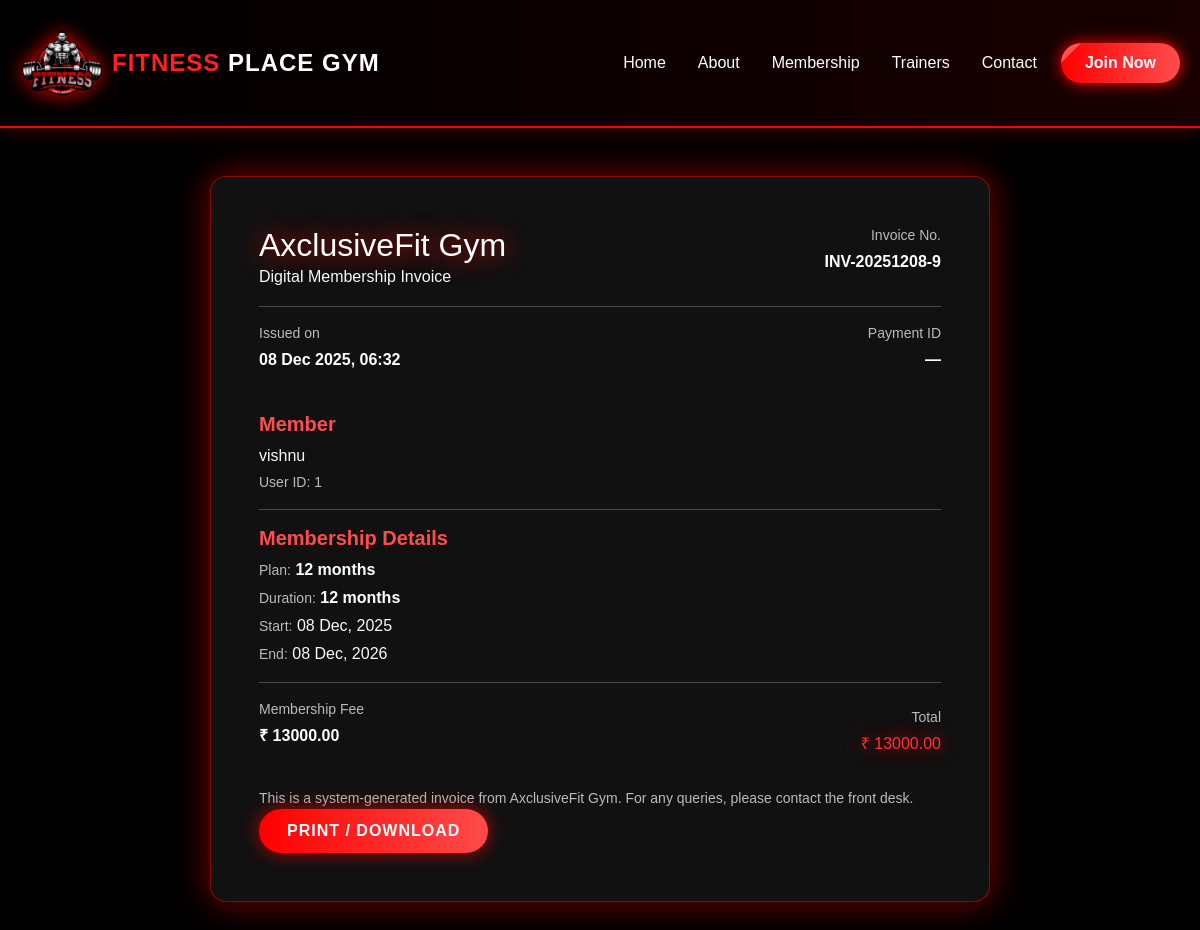
The page /invoice/9/ (signed in) on the database its author committed.
### fitness/models.py (models this page shows, shortened)
class Invoice(models.Model):
    membership = models.OneToOneField('Membership', on_delete=models.CASCADE)
    user = models.ForeignKey(settings.AUTH_USER_MODEL, on_delete=models.CASCADE)
    invoice_number = models.CharField(max_length=50, unique=True)
    amount = models.DecimalField(max_digits=8, decimal_places=2)
    razorpay_payment_id = models.CharField(max_length=100, blank=True, null=True)
    created_at = models.DateTimeField(auto_now_add=True)

class Membership(models.Model):
    STATUS_CHOICES = [
        ('pending', 'Pending'),
        ('active', 'Active'),
        ('expired', 'Expired'),
        ('cancelled', 'Cancelled'),
    ]
    user = models.ForeignKey(settings.AUTH_USER_MODEL, on_delete=models.CASCADE)
    plan = models.ForeignKey(Plan, on_delete=models.PROTECT)
    order_id = models.CharField(max_length=200, blank=True, null=True)
    payment_id = models.CharField(max_length=200, blank=True, null=True)
    status = models.CharField(max_length=20, choices=STATUS_CHOICES, default='pending')
    start_date = models.DateField(blank=True, null=True)
    end_date = models.DateField(blank=True, null=True)
    created_at = models.DateTimeField(auto_now_add=True)

class Plan(models.Model):
    name = models.CharField(max_length=100)
    price = models.IntegerField()
    duration = models.IntegerField(help_text="Duration in months")

### fitness/views.py (the view)
# urls.py: path("invoice/<int:membership_id>/", views.generate_invoice, name="generate_invoice"),
@login_required
def generate_invoice(request, membership_id):
    membership = get_object_or_404(Membership, id=membership_id, user=request.user)
    date_str = timezone.now().strftime("%Y%m%d")
    invoice_no = f"INV-{date_str}-{membership.id}"
    invoice, created = Invoice.objects.get_or_create(
        membership=membership,
        defaults={
            "user": request.user,
            "amount": membership.plan.price,
            "invoice_number": invoice_no,
        }
    )
    return render(request, "invoice.html", {"invoice": invoice})

### templates/invoice.html (shortened to what this page needs)
{% extends "base.html" %}
{% load static %}
{% block body %}
<section class="invoice-bg py-5">
  <div class="container d-flex justify-content-center">
    <div class="invoice-card p-4 p-md-5 rounded-4">
      <div class="d-flex justify-content-between align-items-center mb-3">
        <div>
          <h2 class="invoice-brand mb-0">AxclusiveFit Gym</h2>
          <p class="invoice-sub mb-0">Digital Membership Invoice</p>
        </div>
        <div class="text-end">
          <p class="mb-1 small text-muted">Invoice No.</p>
          <p class="fw-semibold">{{ invoice.invoice_number }}</p>
        </div>
      </div>
      <hr class="invoice-divider">
      <div class="d-flex justify-content-between flex-wrap mb-4">
        <div>
          <p class="mb-1 small text-muted">Issued on</p>
          <p class="fw-semibold">{{ invoice.created_at|date:"d M Y, H:i" }}</p>
        </div>
        <div class="text-md-end mt-3 mt-md-0">
          <p class="mb-1 small text-muted">Payment ID</p>
          <p class="fw-semibold">
            {{ invoice.razorpay_payment_id|default:"—" }}
          </p>
        </div>
      </div>
      <div class="mb-3">
        <h5 class="section-title">Member</h5>
        <p class="mb-1">
          {{ invoice.user.get_full_name|default:invoice.user.username }}
        </p>
        <p class="mb-0 small text-muted">User ID: {{ invoice.user.id }}</p>
      </div>
      <hr class="invoice-divider">
      <div class="mb-3">
        <h5 class="section-title">Membership Details</h5>
        <p class="mb-1">
          <span class="text-muted small">Plan:</span>
          <span class="fw-semibold">
            {{ invoice.membership.plan.name }}
          </span>
        </p>
        <p class="mb-1">
          <span class="text-muted small">Duration:</span>
          <span class="fw-semibold">
            {{ invoice.membership.plan.duration }} months
          </span>
        </p>
        <p class="mb-1">
          <span class="text-muted small">Start:</span>
          {{ invoice.membership.start_date|date:"d M, Y" }}
        </p>
        <p class="mb-0">
          <span class="text-muted small">End:</span>
          {{ invoice.membership.end_date|date:"d M, Y" }}
        </p>
      </div>
      <hr class="invoice-divider">
      <div class="d-flex justify-content-between align-items-center mb-3">
        <div>
          <p class="mb-1 small text-muted">Membership Fee</p>
          <p class="fw-semibold">₹ {{ invoice.amount }}</p>
        </div>
        <div class="text-end">
          <p class="mb-1 small text-muted">Total</p>
          <p class="total-amount mb-0">₹ {{ invoice.amount }}</p>
        </div>
      </div>
      <div class="d-flex flex-wrap justify-content-between align-items-center mt-4">
        <p class="small text-muted mb-3 mb-md-0">
          This is a system-generated invoice from AxclusiveFit Gym.
          For any queries, please contact the front desk.
        </p>
        <button class="print-btn" onclick="window.print()">
    Print / Download
</button>
      </div>
    </div>
  </div>
</section>
{% endblock body %}

### templates/base.html (style rules this page uses)
body { background-color: #000; margin: 0; padding: 0; font-family: 'Poppins', sans-serif; overflow-x: hidden; }

### templates/invoice.html (style rules this page uses)
.print-btn { display: inline-block; padding: 10px 28px; border-radius: 999px; background: linear-gradient(90deg, #ff0000, #ff4b4b); color: #ffffff !important; font-weight: 600; text-transform: uppercase; letter-spacing: 1px; border: none; box-shadow: 0 0 18px rgba(255, 0, 0, 0.7); transition: 0.25s ease; }
.invoice-card { max-width: 780px; width: 100%; background: #111; border-radius: 24px; border: 1px solid rgba(255,0,0,0.5); box-shadow: 0 0 35px rgba(255,0,0,0.5); color: #f8f8f8; }
.invoice-brand { color: #ffffff !important; text-shadow: 0 0 25px rgba(255,0,0,1); }
.section-title { color: #ff4d4d !important; font-weight: 700; }
.text-muted { color: #bbbbbb !important; }
.fw-semibold { color: #ffffff !important; }
.total-amount { color: #ff3333 !important; text-shadow: 0 0 20px rgba(255,0,0,1); }

### rows shown on the page
Invoice: invoice_number "INV-20251208-9", created_at "08 Dec 2025, 06:32", razorpay_payment_id "—", user.get_full_name "vishnu", user.id "1", membership.plan.name "12 months", membership.plan.duration "12", membership.start_date "08 Dec, 2025", membership.end_date "08 Dec, 2026", amount "13000.00"
